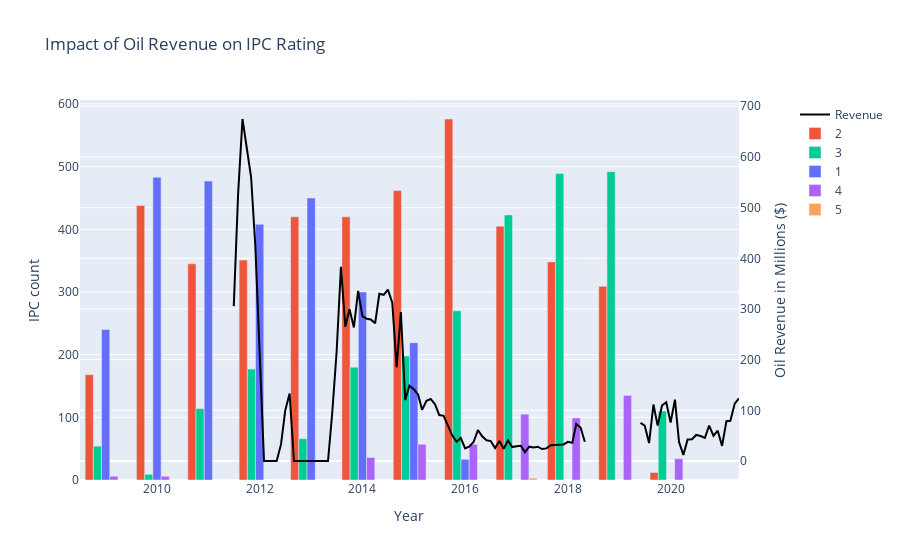

Notebook source saved alongside this figure:
### Code cell
colors = {'1':px.colors.qualitative.Plotly[0],
          '2':px.colors.qualitative.Plotly[1],
          '3':px.colors.qualitative.Plotly[2],
          '4':px.colors.qualitative.Plotly[3],
          '5':px.colors.qualitative.Plotly[4]}

a = food_updated[food_updated['ipc'].isna() == False]
a['ipc'] = a['ipc'].astype('int')
a = a.sort_values(by=['year','ipc'], ascending=True)
a['ipc'] = a['ipc'].astype('string')
b = a[['year', 'ipc']].value_counts()
c = b.to_frame(name='count')
d = c.reset_index()

# Create figure with secondary y-axis
fig_comb = make_subplots(specs=[[{"secondary_y": True}]])

fig_comb.add_trace(go.Scatter(x=oil_revenue["Date"], y=oil_revenue["Oil_revenue"], marker_color='black',
                              name="Revenue"), secondary_y=True)

for r in d['ipc'].unique():
    dfp = d[d['ipc']==r]
    fig_comb.add_trace(go.Bar(x=dfp['year'], y = dfp['count'], name=r,
                         marker_color=colors[r]), secondary_y=False)

fig_comb.update_layout(
    title_text="Impact of Oil Revenue on IPC Rating"
)  
fig_comb.update_xaxes(title_text="Year")
fig_comb.update_yaxes(title_text="Oil Revenue in Millions ($)", secondary_y=True)
fig_comb.update_yaxes(title_text="IPC count", secondary_y=False)

fig_comb.show()

### Figure 1 — Plotly figure (JSON) as saved in the notebook; plotly's stock layout.template omitted (floating-point values rounded to 4 significant figures)
{"data": [{"marker": {"color": "black"}, "name": "Revenue", "type": "scatter", "x": ["2011-07-01T00:00:00", "2011-08-01T00:00:00", "2011-09-01T00:00:00", "2011-10-01T00:00:00", "2011-11-01T00:00:00", "2011-12-01T00:00:00", "2012-01-01T00:00:00", "2012-02-01T00:00:00", "2012-03-01T00:00:00", "2012-04-01T00:00:00", "2012-05-01T00:00:00", "2012-06-01T00:00:00", "2012-07-01T00:00:00", "2012-08-01T00:00:00", "2012-09-01T00:00:00", "2012-10-01T00:00:00", "2012-11-01T00:00:00", "2012-12-01T00:00:00", "2013-01-01T00:00:00", "2013-02-01T00:00:00", "2013-03-01T00:00:00", "2013-04-01T00:00:00", "2013-05-01T00:00:00", "2013-06-01T00:00:00", "2013-07-01T00:00:00", "2013-08-01T00:00:00", "2013-09-01T00:00:00", "2013-10-01T00:00:00", "2013-11-01T00:00:00", "2013-12-01T00:00:00", "2014-01-01T00:00:00", "2014-02-01T00:00:00", "2014-03-01T00:00:00", "2014-04-01T00:00:00", "2014-05-01T00:00:00", "2014-06-01T00:00:00", "2014-07-01T00:00:00", "2014-08-01T00:00:00", "2014-09-01T00:00:00", "2014-10-01T00:00:00", "2014-11-01T00:00:00", "2014-12-01T00:00:00", "2015-01-01T00:00:00", "2015-02-01T00:00:00", "2015-03-01T00:00:00", "2015-04-01T00:00:00", "2015-05-01T00:00:00", "2015-06-01T00:00:00", "2015-07-01T00:00:00", "2015-08-01T00:00:00", "2015-09-01T00:00:00", "2015-10-01T00:00:00", "2015-11-01T00:00:00", "2015-12-01T00:00:00", "2016-01-01T00:00:00", "2016-02-01T00:00:00", "2016-03-01T00:00:00", "2016-04-01T00:00:00", "2016-05-01T00:00:00", "2016-06-01T00:00:00", "2016-07-01T00:00:00", "2016-08-01T00:00:00", "2016-09-01T00:00:00", "2016-10-01T00:00:00", "2016-11-01T00:00:00", "2016-12-01T00:00:00", "2017-01-01T00:00:00", "2017-02-01T00:00:00", "2017-03-01T00:00:00", "2017-04-01T00:00:00", "2017-05-01T00:00:00", "2017-06-01T00:00:00", "2017-07-01T00:00:00", "2017-08-01T00:00:00", "2017-09-01T00:00:00", "2017-10-01T00:00:00", "2017-11-01T00:00:00", "2017-12-01T00:00:00", "2018-01-01T00:00:00", "2018-02-01T00:00:00", "2018-03-01T00:00:00", "2018-04-01T00:00:00", "2018-05-01T00:00:00", "2018-06-01T00:00:00", "2018-07-01T00:00:00", "2018-08-01T00:00:00", "2018-09-01T00:00:00", "2018-10-01T00:00:00", "2018-11-01T00:00:00", "2018-12-01T00:00:00", "2019-01-01T00:00:00", "2019-02-01T00:00:00", "2019-03-01T00:00:00", "2019-04-01T00:00:00", "2019-05-01T00:00:00", "2019-06-01T00:00:00", "2019-07-01T00:00:00", "2019-08-01T00:00:00", "2019-09-01T00:00:00", "2019-10-01T00:00:00", "2019-11-01T00:00:00", "2019-12-01T00:00:00", "2020-01-01T00:00:00", "2020-02-01T00:00:00", "2020-03-01T00:00:00", "2020-04-01T00:00:00", "2020-05-01T00:00:00", "2020-06-01T00:00:00", "2020-07-01T00:00:00", "2020-08-01T00:00:00", "2020-09-01T00:00:00", "2020-10-01T00:00:00", "2020-11-01T00:00:00", "2020-12-01T00:00:00", "2021-01-01T00:00:00", "2021-02-01T00:00:00", "2021-03-01T00:00:00", "2021-04-01T00:00:00", "2021-05-01T00:00:00"], "xaxis": "x", "y": [305.7, 528.7, 674.9, 618, 560.4, 425.7, 224.2, 0, 0, 0, 0, 33.3, 100, 133.3, 0, 0, 0, 0, 0, 0, 0, 0, 0, 98.3, 214.6, 383.4, 265.1, 299.3, 263.6, 335.7, 285.4, 280.8, 279.3, 271.6, 330, 327.9, 338.3, 312.4, 184.9, 293.7, 120.2, 148.6, 141.9, 130.9, 101, 119, 122.4, 111.9, 90.7, 89.1, 70.7, 50.7, 38, 45.4, 24.9, 28.8, 37.4, 61.1, 48.7, 40.89, 39.34, 25.58, 39.59, 24.04, 40.34, 27.51, 28.97, 29.92, 17.17, 28.27, 26.77, 28.18, 23.57, 24.83, 31.24, 32.1, 32.14, 32.7, 37.81, 35.75, 73.14, 66.13, 38.05, null, null, null, null, null, null, null, null, null, null, null, null, 75.35, 69.92, 35.45, 111.4, 69.9, 109.5, 116.0, 75.86, 121.0, 37.53, 12.07, 42.33, 43, 51.38, 49.28, 45.73, 70, 49.81, 59.85, 29.86, 78.4, 79.3, 113.2, 123.4], "yaxis": "y2"}, {"marker": {"color": "#EF553B"}, "name": "2", "type": "bar", "x": [2016, 2015, 2010, 2013, 2014, 2017, 2012, 2018, 2011, 2019, 2009, 2020], "xaxis": "x", "y": [576, 462, 438, 420, 420, 405, 351, 348, 345, 309, 168, 12], "yaxis": "y"}, {"marker": {"color": "#00CC96"}, "name": "3", "type": "bar", "x": [2019, 2018, 2017, 2016, 2015, 2014, 2012, 2011, 2020, 2013, 2009, 2010], "xaxis": "x", "y": [492, 489, 423, 270, 198, 180, 177, 114, 110, 66, 54, 9], "yaxis": "y"}, {"marker": {"color": "#636EFA"}, "name": "1", "type": "bar", "x": [2010, 2011, 2013, 2012, 2014, 2009, 2015, 2016], "xaxis": "x", "y": [483, 477, 450, 408, 300, 240, 219, 33], "yaxis": "y"}, {"marker": {"color": "#AB63FA"}, "name": "4", "type": "bar", "x": [2019, 2017, 2018, 2016, 2015, 2014, 2020, 2010, 2009], "xaxis": "x", "y": [135, 105, 99, 57, 57, 36, 34, 6, 6], "yaxis": "y"}, {"marker": {"color": "#FFA15A"}, "name": "5", "type": "bar", "x": [2017], "xaxis": "x", "y": [3], "yaxis": "y"}], "layout": {"title": {"text": "Impact of Oil Revenue on IPC Rating"}, "xaxis": {"anchor": "y", "domain": [0, 0.94], "title": {"text": "Year"}}, "yaxis": {"anchor": "x", "domain": [0, 1], "title": {"text": "IPC count"}}, "yaxis2": {"anchor": "x", "overlaying": "y", "side": "right", "title": {"text": "Oil Revenue in Millions ($)"}}}}
